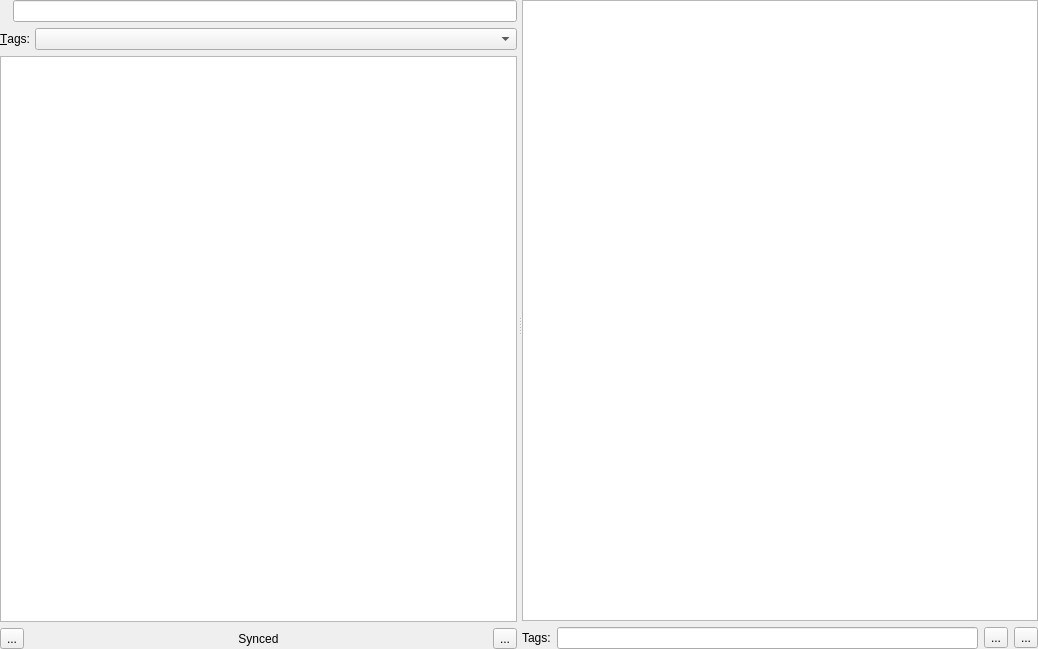
<?xml version="1.0" encoding="UTF-8"?>
<ui version="4.0">
 <class>MainWindow</class>
 <widget class="QDialog" name="MainWindow">
  <property name="geometry">
   <rect>
    <x>0</x>
    <y>0</y>
    <width>1038</width>
    <height>649</height>
   </rect>
  </property>
  <property name="windowTitle">
   <string>Note Taker</string>
  </property>
  <property name="windowIcon">
   <iconset resource="NoteTaker.qrc">
    <normaloff>:/images/images/text.png</normaloff>:/images/images/text.png</iconset>
  </property>
  <layout class="QVBoxLayout" name="verticalLayout_3">
   <property name="spacing">
    <number>1</number>
   </property>
   <property name="leftMargin">
    <number>0</number>
   </property>
   <property name="topMargin">
    <number>0</number>
   </property>
   <property name="rightMargin">
    <number>0</number>
   </property>
   <property name="bottomMargin">
    <number>0</number>
   </property>
   <item>
    <widget class="QSplitter" name="fSplitter">
     <property name="orientation">
      <enum>Qt::Horizontal</enum>
     </property>
     <property name="handleWidth">
      <number>5</number>
     </property>
     <widget class="QWidget" name="fListPane" native="true">
      <layout class="QVBoxLayout" name="verticalLayout_2">
       <property name="leftMargin">
        <number>0</number>
       </property>
       <property name="topMargin">
        <number>0</number>
       </property>
       <property name="rightMargin">
        <number>0</number>
       </property>
       <property name="bottomMargin">
        <number>0</number>
       </property>
       <item>
        <widget class="QFrame" name="fSearchFrame">
         <property name="frameShape">
          <enum>QFrame::NoFrame</enum>
         </property>
         <property name="frameShadow">
          <enum>QFrame::Raised</enum>
         </property>
         <layout class="QHBoxLayout" name="horizontalLayout">
          <property name="leftMargin">
           <number>0</number>
          </property>
          <property name="topMargin">
           <number>0</number>
          </property>
          <property name="rightMargin">
           <number>0</number>
          </property>
          <property name="bottomMargin">
           <number>0</number>
          </property>
          <item>
           <widget class="QLabel" name="fSearchLabel">
            <property name="text">
             <string/>
            </property>
            <property name="pixmap">
             <pixmap resource="NoteTaker.qrc">:/images/images/view.png</pixmap>
            </property>
           </widget>
          </item>
          <item>
           <widget class="QLineEdit" name="fSearchEdit"/>
          </item>
         </layout>
        </widget>
       </item>
       <item>
        <layout class="QHBoxLayout" name="horizontalLayout_4">
         <item>
          <widget class="QLabel" name="fTagSelectorLabel">
           <property name="text">
            <string>&amp;Tags:</string>
           </property>
           <property name="buddy">
            <cstring>fTagsComboBox</cstring>
           </property>
          </widget>
         </item>
         <item>
          <widget class="QComboBox" name="fTagsComboBox">
           <property name="sizePolicy">
            <sizepolicy hsizetype="Expanding" vsizetype="Fixed">
             <horstretch>0</horstretch>
             <verstretch>0</verstretch>
            </sizepolicy>
           </property>
          </widget>
         </item>
        </layout>
       </item>
       <item>
        <widget class="QListView" name="fNoteList"/>
       </item>
       <item>
        <widget class="QFrame" name="fSettingsPane">
         <property name="frameShape">
          <enum>QFrame::NoFrame</enum>
         </property>
         <property name="frameShadow">
          <enum>QFrame::Raised</enum>
         </property>
         <layout class="QHBoxLayout" name="horizontalLayout_2">
          <property name="leftMargin">
           <number>0</number>
          </property>
          <property name="topMargin">
           <number>0</number>
          </property>
          <property name="rightMargin">
           <number>0</number>
          </property>
          <property name="bottomMargin">
           <number>0</number>
          </property>
          <item>
           <widget class="QToolButton" name="fAddButton">
            <property name="text">
             <string>...</string>
            </property>
            <property name="icon">
             <iconset resource="NoteTaker.qrc">
              <normaloff>:/images/images/add2.png</normaloff>:/images/images/add2.png</iconset>
            </property>
           </widget>
          </item>
          <item>
           <widget class="QLabel" name="fMessageLabel">
            <property name="text">
             <string>Synced</string>
            </property>
            <property name="alignment">
             <set>Qt::AlignCenter</set>
            </property>
           </widget>
          </item>
          <item>
           <widget class="QToolButton" name="fSettingsButton">
            <property name="text">
             <string>...</string>
            </property>
            <property name="icon">
             <iconset resource="NoteTaker.qrc">
              <normaloff>:/images/images/gear.png</normaloff>:/images/images/gear.png</iconset>
            </property>
            <property name="popupMode">
             <enum>QToolButton::DelayedPopup</enum>
            </property>
           </widget>
          </item>
         </layout>
        </widget>
       </item>
      </layout>
     </widget>
     <widget class="QWidget" name="fEditorPane" native="true">
      <layout class="QVBoxLayout" name="verticalLayout">
       <property name="leftMargin">
        <number>0</number>
       </property>
       <property name="topMargin">
        <number>0</number>
       </property>
       <property name="rightMargin">
        <number>0</number>
       </property>
       <property name="bottomMargin">
        <number>0</number>
       </property>
       <item>
        <widget class="NoteEditor" name="fEditor"/>
       </item>
       <item>
        <widget class="QFrame" name="fTagsPane">
         <property name="frameShape">
          <enum>QFrame::NoFrame</enum>
         </property>
         <property name="frameShadow">
          <enum>QFrame::Plain</enum>
         </property>
         <layout class="QHBoxLayout" name="horizontalLayout_3">
          <property name="leftMargin">
           <number>0</number>
          </property>
          <property name="topMargin">
           <number>0</number>
          </property>
          <property name="rightMargin">
           <number>0</number>
          </property>
          <property name="bottomMargin">
           <number>0</number>
          </property>
          <item>
           <widget class="QLabel" name="fTagsLabel">
            <property name="text">
             <string>Tags:</string>
            </property>
           </widget>
          </item>
          <item>
           <widget class="QLineEdit" name="fTagsEdit"/>
          </item>
          <item>
           <widget class="QToolButton" name="fFavouriteButton">
            <property name="text">
             <string>...</string>
            </property>
            <property name="icon">
             <iconset resource="NoteTaker.qrc">
              <normaloff>:/images/images/star_grey.png</normaloff>:/images/images/star_grey.png</iconset>
            </property>
            <property name="checkable">
             <bool>true</bool>
            </property>
           </widget>
          </item>
          <item>
           <widget class="QToolButton" name="fExportButton">
            <property name="text">
             <string>...</string>
            </property>
            <property name="icon">
             <iconset resource="NoteTaker.qrc">
              <normaloff>:/images/images/export1.png</normaloff>:/images/images/export1.png</iconset>
            </property>
           </widget>
          </item>
         </layout>
        </widget>
       </item>
      </layout>
     </widget>
    </widget>
   </item>
  </layout>
 </widget>
 <layoutdefault spacing="6" margin="11"/>
 <customwidgets>
  <customwidget>
   <class>NoteEditor</class>
   <extends>QTextEdit</extends>
   <header>NoteEditor.h</header>
  </customwidget>
 </customwidgets>
 <tabstops>
  <tabstop>fEditor</tabstop>
  <tabstop>fNoteList</tabstop>
  <tabstop>fSearchEdit</tabstop>
  <tabstop>fAddButton</tabstop>
  <tabstop>fSettingsButton</tabstop>
  <tabstop>fTagsEdit</tabstop>
  <tabstop>fFavouriteButton</tabstop>
  <tabstop>fExportButton</tabstop>
 </tabstops>
 <resources>
  <include location="NoteTaker.qrc"/>
 </resources>
 <connections/>
</ui>
